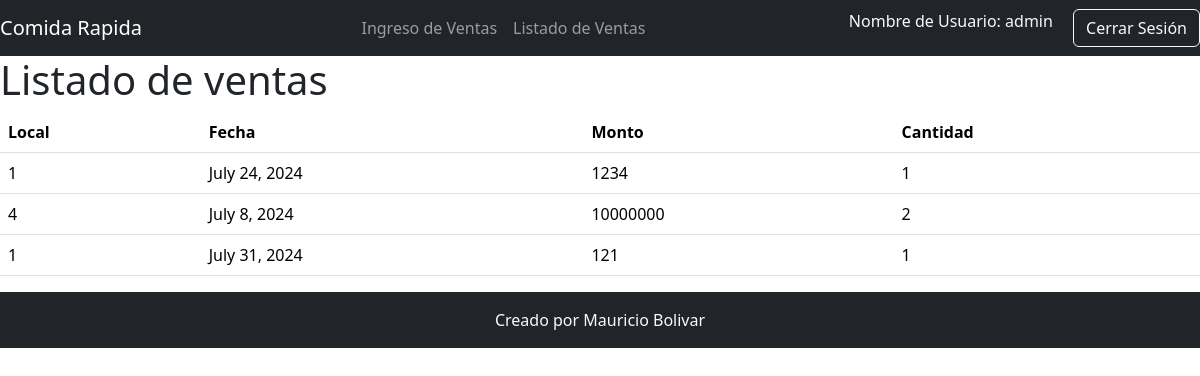
Screenshot of /listado/ (signed in) with the database file from the repository.
### web/models.py (models this page shows)
class Venta(models.Model):
    local_id = models.IntegerField()
    venta_fecha = models.DateField()
    venta_monto = models.IntegerField()
    venta_cantidad = models.IntegerField()

### web/views.py (the view)
# urls.py: path("listado/", listado),
@login_required
def listado(request):
        ventas = Venta.objects.all()
        return render(request, 'listado.html', {'ventas': ventas})

### web/templates/listado.html (shortened to what this page needs)
<!DOCTYPE html>
<html lang="en">
<head>
    {% include 'head.html' %}
</head>
<body>
    {% include 'navbar.html' %}
    <h1>Listado de ventas</h1>
    <table class="table">
        <thead>
            <tr>
                <th scope="col">Local</th>
                <th scope="col">Fecha</th>
                <th scope="col">Monto</th>
                <th scope="col">Cantidad</th>
            </tr>
        </thead>
        <tbody>
            {% for venta in ventas %}
            <tr>
                <td>{{venta.local_id}}</td>
                <td>{{venta.venta_fecha}}</td>
                <td>{{venta.venta_monto}}</td>
                <td>{{venta.venta_cantidad}}</td>
            </tr>
            {% endfor %}
        </tbody>
    </table>
    {% include 'footer.html' %}
</body>

### web/templates/head.html (shortened to what this page needs)
<link href="https://cdn.jsdelivr.net/npm/bootstrap@5.3.3/dist/css/bootstrap.min.css" rel="stylesheet"
integrity="sha384-QWTKZyjpPEjISv5WaRU9OFeRpok6YctnYmDr5pNlyT2bRjXh0JMhjY6hW+ALEwIH">

### web/templates/navbar.html (shortened to what this page needs)
<nav class="navbar navbar-expand-lg navbar-dark bg-dark">
    <a class="navbar-brand" href="#">Comida Rapida</a>
    <div class="collapse navbar-collapse" id="navbarSupportedContent">
        <ul class="navbar-nav ms-auto">
            <li class="nav-item">
                <a class="nav-link" href="/">Ingreso de Ventas</a>
            </li>
            <li class="nav-item">
                <a class="nav-link" href="/listado/">Listado de Ventas</a>
            </li>
        </ul>
        <ul class="navbar-nav ms-auto">
            {% if user.is_authenticated %}
            <li class="nav-item text-light">Nombre de Usuario: {{user.get_username}} &emsp;</li>
            <form class="form-inline my-2 my-lg-0 ml-2" action="{% url 'logout' %}" method="post">
                <button class="btn btn-outline-light my-2 my-sm-0" type="submit">Cerrar Sesión</button>
            </form>
            {% else %}
            <form class="form-inline my-2 my-lg-0" action="{% url 'login' %}">
                {% csrf_token %}
                <button class="btn btn-outline-light my-2 my-sm-0" type="submit">Iniciar sesión</button>
            </form>
            {% endif %}
        </ul>
    </div>
</nav>

### web/templates/footer.html (shortened to what this page needs)
<footer class="bg-dark text-center text-lg-start text-light">
    <div class="text-center p-3">
        Creado por Mauricio Bolivar
    </div>
</footer>

### rows the page displays
Venta: local_id "1", venta_fecha "July 24, 2024", venta_monto "1234", venta_cantidad "1"
Venta: local_id "4", venta_fecha "July 8, 2024", venta_monto "10000000", venta_cantidad "2"
Venta: local_id "1", venta_fecha "July 31, 2024", venta_monto "121", venta_cantidad "1"

### other values shown
{{ user.get_username }} "admin"
